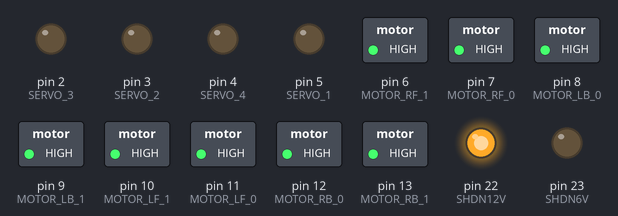
Simulated run of this sketch. Board: Arduino Mega 2560, built with avr-gcc and run on an emulated ATmega2560. Parts: switched loads named in the sketch (green lamp = pin HIGH), output pins drawn as LEDs (lit = HIGH). What the sketch prints to the serial monitor is not drawn.

Above: at 0.1 s.
Timing chart, 0 to 1.6 s (numbered marks = the images above):
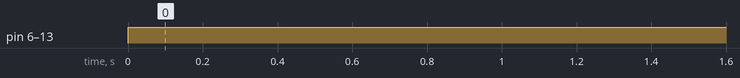

The sketch:

wheeltest_allneutral.ino
```cpp
/*

*/
#include <avr/wdt.h>


char INPUTS[19];
enum INPUT_FIELDS {
  INPUT_A,
  INPUT_B,
  INPUT_X,
  INPUT_Y,
  INPUT_RB,
  INPUT_LB,
  INPUT_MENU,
  INPUT_LT,
  INPUT_RT,
  INPUT_UP,
  INPUT_RIGHT,
  INPUT_DOWN,
  INPUT_LEFT,
  INPUT_LS,
  INPUT_RS,
  INPUT_LX,
  INPUT_LY,
  INPUT_RX,
  INPUT_RY
};
boolean NEW_INPUT = false;


//Motor PWM
const int MOTOR_RF_0 = 7;  // PWM 7
const int MOTOR_RF_1 = 6;  // PWM 8

//const int MOTOR_RM_0 = 24;  // DIG 4
//const int MOTOR_RM_1 = 26;  // DIG 3

const int MOTOR_RB_0 = 12;  // PWM 2
const int MOTOR_RB_1 = 13;  // PWM 1

const int MOTOR_LB_0 = 8;  // PWM 6
const int MOTOR_LB_1 = 9;  // PWM 5

//const int MOTOR_LM_0 = 13;  // DIG 1
//const int MOTOR_LM_1 = 12;  // DIG 2

const int MOTOR_LF_0 = 11;  // PWM 3
const int MOTOR_LF_1 = 10;  // PWM 4

//Servo PWM
const int SERVO_1 = 5;  // PWM 9
const int SERVO_2 = 3;  // PWM 11
const int SERVO_3 = 2;  // PWM 12
const int SERVO_4 = 4;  // PWM 10
const int SCOOP = 45;  // PWM 13

//Motor board settings
const int MOTOR_DECAY = 36;
const int MOTOR_SLEEP = 34;
const int MOTOR_RESET = 32;

const int SHDN6V = 23;  // Digital 6
const int SHDN12V = 22;  // Digital 5

//Fault monitoring
const int MOTOR_FAULT1 = 37;
const int MOTOR_FAULT2 = 35;
const int MOTOR_FAULT3 = 33;


void setup() {
  //wdt_enable(WDTO_2S);
  Serial.begin(9600);

  // Configure end effectors.
  pinMode(MOTOR_RF_0, OUTPUT);
  pinMode(MOTOR_RF_1, OUTPUT);
  //pinMode(MOTOR_RM_0, OUTPUT);
  //pinMode(MOTOR_RM_1, OUTPUT);
  pinMode(MOTOR_RB_0, OUTPUT);
  pinMode(MOTOR_RB_1, OUTPUT);
  pinMode(MOTOR_LB_0, OUTPUT);
  pinMode(MOTOR_LB_1, OUTPUT);
  //pinMode(MOTOR_LM_0, OUTPUT);
  //pinMode(MOTOR_LM_1, OUTPUT);
  pinMode(MOTOR_LF_0, OUTPUT);
  pinMode(MOTOR_LF_1, OUTPUT);

  pinMode(SERVO_1, OUTPUT);
  pinMode(SERVO_2, OUTPUT);
  pinMode(SERVO_3, OUTPUT);
  pinMode(SERVO_4, OUTPUT);
  pinMode(SCOOP, OUTPUT);

  // Configure status light.
  pinMode(LED_BUILTIN, OUTPUT);
  digitalWrite(LED_BUILTIN, LOW);


  //Motor board settings
pinMode(MOTOR_DECAY, OUTPUT);
pinMode(MOTOR_SLEEP, OUTPUT);
pinMode(MOTOR_RESET, OUTPUT);

pinMode(SHDN6V, OUTPUT);  // Digital 6
pinMode(SHDN12V, OUTPUT);  // Digital 5

//Fault monitoring
pinMode(MOTOR_FAULT1, INPUT);
pinMode(MOTOR_FAULT2, INPUT);
pinMode(MOTOR_FAULT3, INPUT);


//initialze start settings
digitalWrite(SHDN6V, LOW);  //turns off the 6V power line, set HIGH to turn on if needed
// 12V power line control from the arduino can only be done if the arduino is powered externaly from the motor board
digitalWrite(SHDN12V, HIGH); //turns on the 12V power line, set LOW to turn off if not needed.

digitalWrite(MOTOR_SLEEP, HIGH);
digitalWrite(MOTOR_RESET, HIGH);
digitalWrite(MOTOR_DECAY, LOW); //Low = slow decay, open = mixed decay, high = fast decay


}


void loop() {
  /*
  if (Serial.available() == 19) {
    Serial.readBytes(INPUTS, 19);
    //wdt_reset();
  } */


    //all wheels to neutral
    Serial.write("Right Front Reverse\n");
    control_motor(MOTOR_RF_0, MOTOR_RF_1, 120);
    control_motor(MOTOR_RB_0, MOTOR_RB_1, 120);
    control_motor(MOTOR_LF_0, MOTOR_LF_1, 120);
    control_motor(MOTOR_LB_0, MOTOR_LB_1, 120);
    if (MOTOR_FAULT1==LOW) Serial.write("Chip 1 Exceeded Temp or Current Limit\n");
    if (MOTOR_FAULT2==LOW) Serial.write("Chip 2 Exceeded Temp or Current Limit\n");
    if (MOTOR_FAULT3==LOW) Serial.write("Chip 3 Exceeded Temp or Current Limit\n");
    delay(5000);


}


void recvWithStartEndMarkers() {
    static boolean recvInProgress = false;
    static byte ndx = 0;
    static int numChars = 19;
    char startMarker = char(255);
    char endMarker = char(254);
    char rc;

    while (Serial.available() > 0 && NEW_INPUT == false) {
        rc = Serial.read();

        if (recvInProgress == true) {
            if (rc != endMarker) {
                INPUTS[ndx] = rc;
                ndx++;
                if (ndx >= numChars) {
                    ndx = numChars - 1;
                }
            }
            else {
                recvInProgress = false;
                ndx = 0;
                NEW_INPUT = true;
            }
        }

        else if (rc == startMarker) {
            recvInProgress = true;
        }
    }
}


void read_inputs() {
  if (Serial.available() >= 19) {
    Serial.readBytes(INPUTS, 19);
    //wdt_reset();
  }
}


void set_status_light() {
  if (INPUTS[INPUT_A] == char(1)) {
    digitalWrite(LED_BUILTIN, HIGH);
  } else {
    digitalWrite(LED_BUILTIN, LOW);
  }
}


void control_motor_pwm(int pin0, int pin1, char value) {
  if (value > 137) {
    analogWrite(pin0, ((int)value - 127) * 2 - 1);
    digitalWrite(pin1, 0);
  } else if (value < 117) {
    digitalWrite(pin0, 0);
    analogWrite(pin1, 255 - ((int)value * 2));
  } else {
    digitalWrite(pin0, 0);
    digitalWrite(pin1, 0);
  }
}


void control_motor(int pin0, int pin1, char value) {
  if (value > 137) {
    digitalWrite(pin0, HIGH);
    digitalWrite(pin1, LOW);
  } else if (value < 117) {
    digitalWrite(pin0, LOW);
    digitalWrite(pin1, HIGH);
  } else {
    digitalWrite(pin0, HIGH);
    digitalWrite(pin1, HIGH);
  }
}
```

Measured:
- by itself, pin 6 (MOTOR_RF_1), pin 7 (MOTOR_RF_0), pin 8 (MOTOR_LB_0), pin 9 (MOTOR_LB_1), pin 10 (MOTOR_LF_1), pin 11 (MOTOR_LF_0), pin 12 (MOTOR_RB_0), pin 13 (MOTOR_RB_1): LOW → HIGH at 0.00 s
